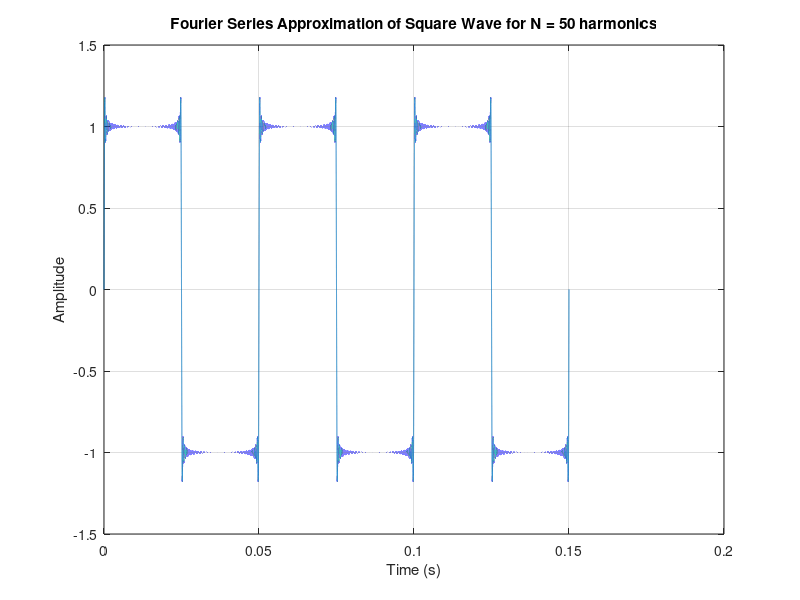

Reproduce this figure in MATLAB.
% Fourier Series of a square wave is as follows:-
%{
x(t)=(4/pi)*(sum i, i = [1, ... , N])(1/2i-1)sin(2pi(2i-1)ft)
%}

clc; clear; close all;

f=20;
t=linspace(0, 0.15, 1e6);
A=1;


N = [1, 3, 5, 15, 50];

% for n = N
n=N(5);
    y = zeros(size(t));
    for i = 1:n
        k = 2*i - 1;
        y = y + (1/k) * sin(2*pi*k*f*t);
    end
    y = (4*A/pi) * y;
    plot(t, y, 'DisplayName', sprintf('N = %d', 1));
    hold on;
% end

xlabel('Time (s)');
ylabel('Amplitude');
title('Fourier Series Approximation of Square Wave for N = 50 harmonics');
hold off;
grid on;